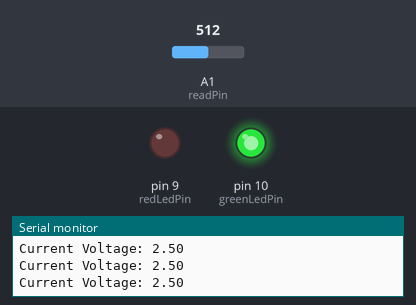
Recording of a sketch running on a simulated Arduino Uno, built with avr-gcc and run on an emulated ATmega328P. On the bench: output pins drawn as LEDs (lit = HIGH), the last lines printed to the serial monitor. Inputs (shaded band) come from the test bench; at power-on: A1 (readPin) = 512.

Above: at 1.2 s.
1.3 s: A1 (readPin) set to 421
2.8 s: A1 (readPin) set to 397
At 3.8 s:
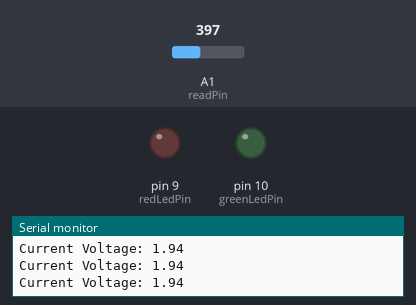
4.5 s: A1 (readPin) set to 900
At 5.1 s:
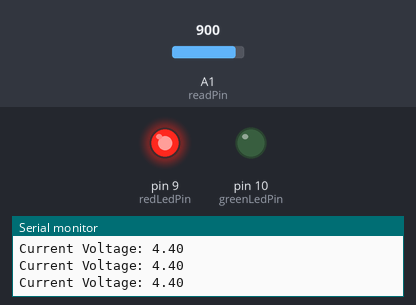
6.0 s: A1 (readPin) set to 829
7.5 s: A1 (readPin) set to 805
At 8.7 s:
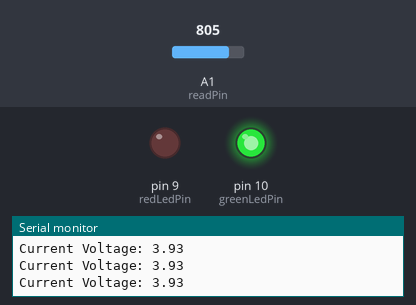
9.0 s: A1 (readPin) set to 1023
At 10.1 s:
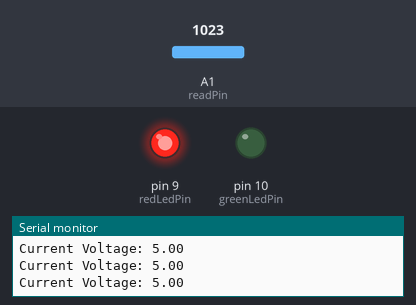
Timing chart, 0 to 11.5 s (numbered marks = the images above; inputs shaded):
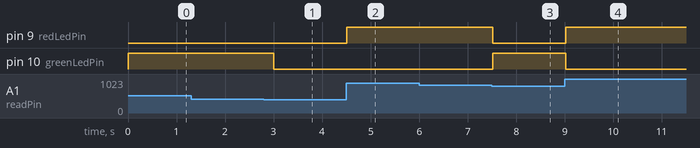

The sketch:

PotentiometerAndIfStatements.ino
```cpp
// (licence header left out)
const int readPin = A1;
const int redLedPin = 9;
const int greenLedPin = 10;

float voltageWarningThreshold = 4.;
float optimalMinVoltage = 2.f;

// converts pin read to voltage value
float pinReadToVoltage(int readValue, int maxVoltage = 5) {
  return ((float)maxVoltage/1023.)*(float)readValue;
}

void setup() {
  Serial.begin(9600);

  pinMode(readPin, INPUT);
  pinMode(redLedPin, OUTPUT);
  pinMode(greenLedPin, OUTPUT);
}

void loop() {
  float currentVoltageFromPotentiometer =
    pinReadToVoltage(analogRead(readPin));

  if (currentVoltageFromPotentiometer >= optimalMinVoltage &&
      currentVoltageFromPotentiometer < voltageWarningThreshold) {
    digitalWrite(greenLedPin, HIGH);
    digitalWrite(redLedPin, LOW);
  } else if (currentVoltageFromPotentiometer >= voltageWarningThreshold) {
    digitalWrite(greenLedPin, LOW);
    digitalWrite(redLedPin, HIGH);
  } else {
    digitalWrite(greenLedPin, LOW);
    digitalWrite(redLedPin, LOW);
  }

  Serial.print("Current Voltage: ");
  Serial.println(currentVoltageFromPotentiometer);

  delay(250);
}
```

Measured:
- the behaviour switches between 410 and 409 on A1 (readPin) (found by bisection; images 0 and 1)
- the behaviour switches between 819 and 818 on A1 (readPin) (found by bisection; images 2 and 3)
- after the input at 2.8 s, pin 10 (greenLedPin): HIGH → LOW after 0.21 s
- after the input at 4.5 s, pin 9 (redLedPin): LOW → HIGH at once
- after the input at 7.5 s, pin 9 (redLedPin): HIGH → LOW at once; pin 10 (greenLedPin): LOW → HIGH at once
- after the input at 9.0 s, pin 9 (redLedPin): LOW → HIGH at once; pin 10 (greenLedPin): HIGH → LOW at once
